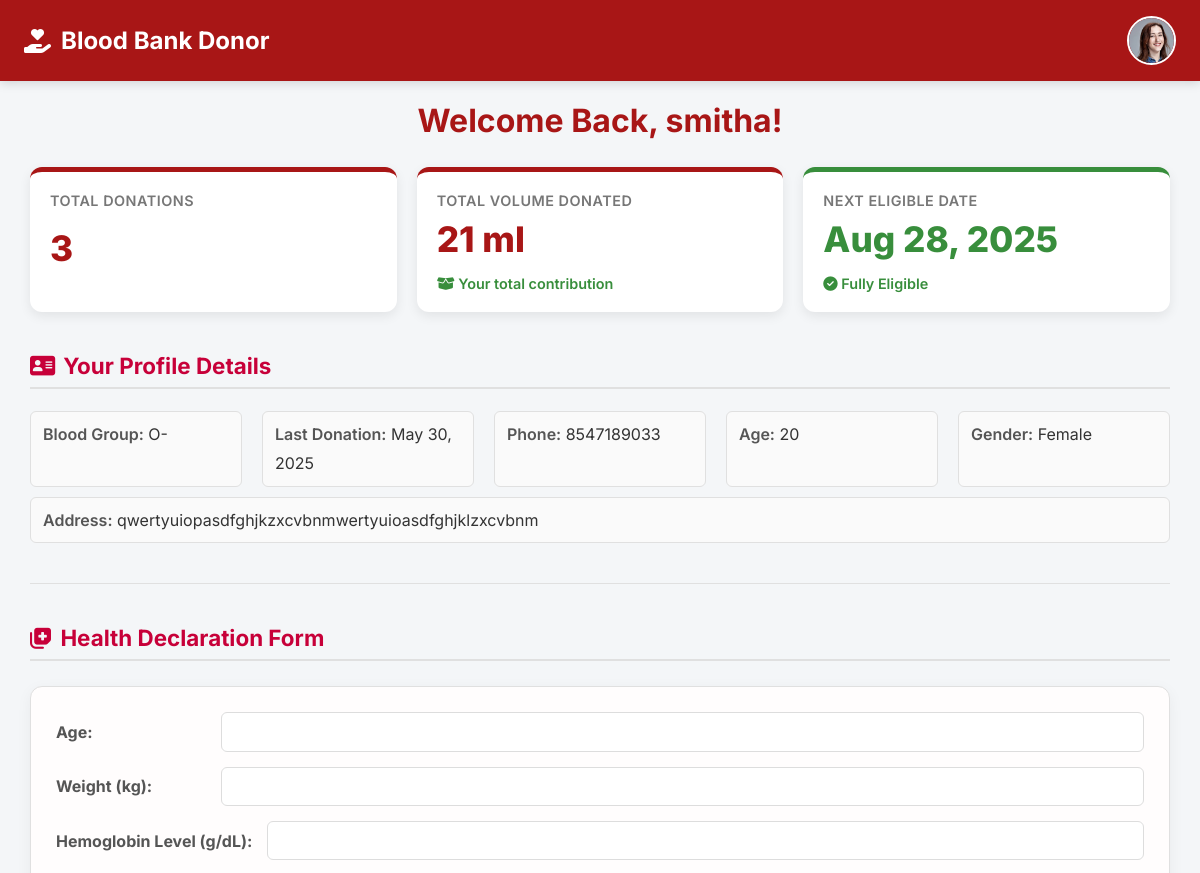
/donor-dashboard/ (signed in, upper part), run on an earlier commit of the app's database.
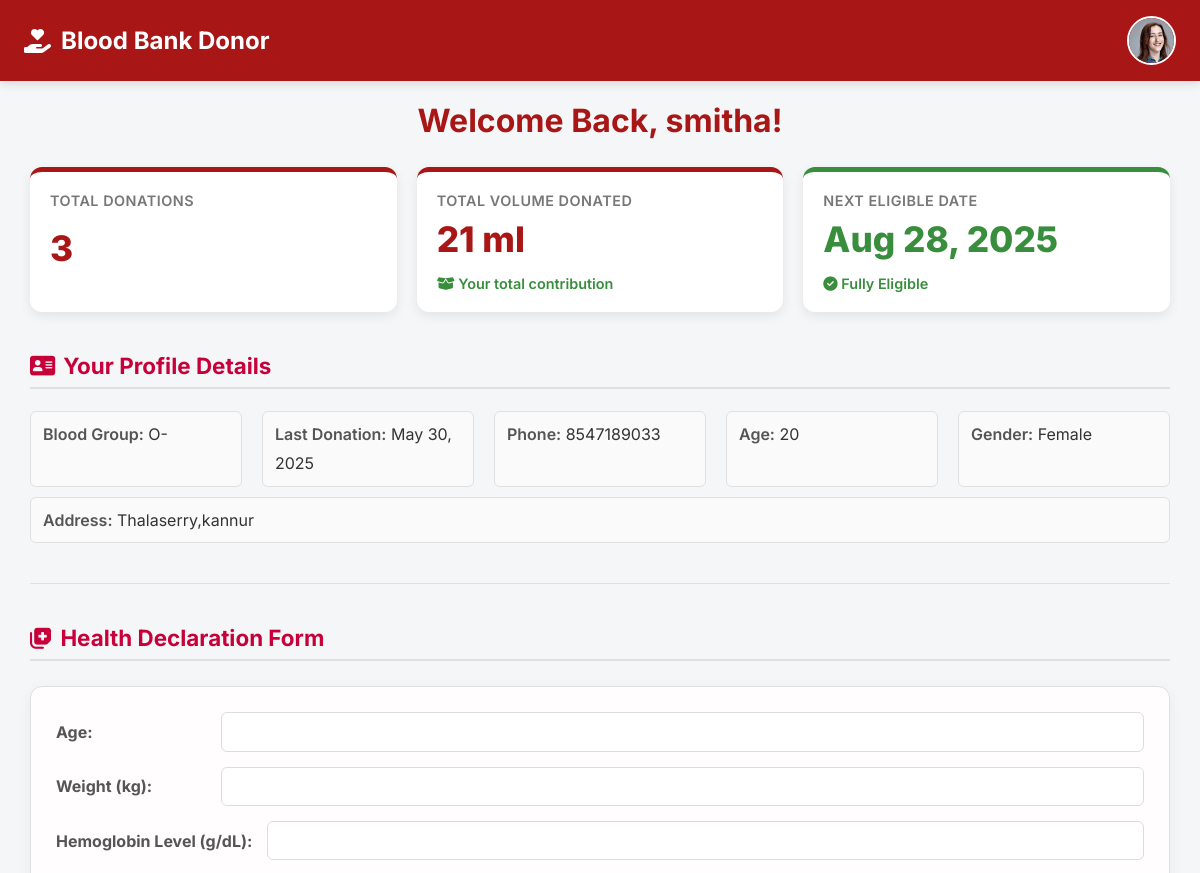
And on a later commit of the database.
### bloodmanager/models.py (models this page shows, shortened)
class Donor(models.Model):
    user = models.OneToOneField(User, on_delete=models.CASCADE)
    phone = models.CharField(max_length=15)
    gender = models.CharField(max_length=10, choices=GENDER_CHOICES)
    blood_group = models.CharField(max_length=3, choices=BLOOD_GROUP_CHOICES)
    address = models.TextField()
    age = models.PositiveIntegerField()
    last_donation_date = models.DateField(null=True, blank=True)
    available = models.BooleanField(default=True)
    profile_photo = models.ImageField(
        upload_to='donor_photos/',
        null=True,
        blank=True
    )

### bloodmanager/views.py (the view, shortened to what this page needs)
# urls.py: path('donor-dashboard/', views.donor_dashboard, name='donor-dashboard'),
@login_required
def donor_dashboard(request):
    donor = Donor.objects.get(user=request.user)
    form = LastDonationForm(instance=donor)
    donation_history = Donation.objects.filter(donor=donor).order_by('-date')
    health_record = DonorHealthCheck.objects.filter(donor=donor).order_by('-submitted_at').first()
    rejected_message = None
    health_form = None
    total_units = donation_history.aggregate(total=Sum('units'))['total'] or 0
    if health_record and not health_record.is_approved and getattr(health_record, 'admin_rejected', False):
        rejected_message = "Your health form was rejected. Please resubmit with correct details."
        health_form = DonorHealthCheckForm(instance=health_record)
    elif donor.available and (not health_record or not health_record.is_approved):
        health_form = DonorHealthCheckForm()
    next_eligible_date = None
    if donor.last_donation_date:
        next_eligible_date = donor.last_donation_date + timedelta(days=90)
    context = {
        'donor': donor,
        'form': form,
        'health_form': health_form,
        'health_record': health_record,
        'donation_history': donation_history,
        'next_eligible_date': next_eligible_date,
        'today': date.today(),
        'rejected_message': rejected_message,
        'total_units': total_units,
    }
    return render(request, 'donor/donor_dashboard.html', context)

### bloodmanager/forms.py
class LastDonationForm(forms.ModelForm):
    class Meta:
        model = Donor
        fields = ['last_donation_date']
        widgets = {
            'last_donation_date': forms.DateInput(attrs={'type': 'date'})
        }

### bloodmanager/templates/donor/donor_dashboard.html (shortened to what the changed rows need)
{% load static %}
<!DOCTYPE html>
<html lang="en">
<head>
<link rel="stylesheet" href="https://cdnjs.cloudflare.com/ajax/libs/font-awesome/6.4.0/css/all.min.css">
</head>
<body>
<header>
    <h1><i class="fas fa-hand-holding-heart"></i> Blood Bank Donor</h1>
    <div class="header-profile">
        <details>
            <summary class="profile-photo-trigger" title="Account Menu">
                {% if donor.profile_photo %}
                    <img src="{{ donor.profile_photo.url }}" alt="Profile Photo" class="profile-photo-icon">
                {% else %}
                    <span class="profile-placeholder">
                        <i class="fa fa-user-circle"></i>
                    </span>
                {% endif %}
            </summary>
        </details>
    </div>
</header>
<div class="dashboard-layout">
    <div class="main-content">
        <h2>Welcome Back, {{ donor.user.username|default:'Donor' }}!</h2>
        <div class="stat-cards">
            <div class="stat-card">
            </div>
            <div class="stat-card">
            </div>
            <div class="stat-card" style="border-top-color: {% if next_eligible_date > today %}var(--warning-orange){% else %}var(--success-green){% endif %};">
            </div>
        </div>
        <h3><i class="fas fa-address-card" style="margin-right: 8px;"></i>Your Profile Details</h3>
        <div class="info">
            <p><strong>Blood Group:</strong> {{ donor.blood_group|default:"N/A" }}</p>
            <p><strong>Last Donation:</strong> {{ donor.last_donation_date|default:"Never" }}</p>
            <p><strong>Phone:</strong> {{ donor.phone|default:"N/A" }}</p>
            <p><strong>Age:</strong> {{ donor.age|default:"N/A" }}</p>
            <p><strong>Gender:</strong> {{ donor.gender|default:"N/A" }}</p>
            <p class="address"><strong>Address:</strong> {{ donor.address|default:"Not Provided" }}</p>
        </div>
        {% if donor.available %}
            {% if health_record %}
                {% if health_record.is_approved %}
                    <div class="availability-card available-yes">
                        <i class="fas fa-user-check" style="margin-right: 5px;"></i>
                        Your health form has been **approved**. You’re cleared for donation!
                    </div>
                {% else %}
                    <div class="availability-card available-no">
                        <i class="fas fa-clock" style="margin-right: 5px;"></i>
                        Health form submitted. **Waiting for admin approval** before you can donate.
                    </div>
                {% endif %}
            {% else %}
                <hr>
                <h3><i class="fas fa-notes-medical" style="margin-right: 8px;"></i>Health Declaration Form</h3>
                <form method="POST" action="" class="donation-form">
                    <div class="form-group">
                    </div>
                    <div class="form-group">
                    </div>
                    <div class="form-group">
                    </div>
                </form>
            {% endif %}
        {% else %}
            <div class="availability-card alert" style="margin-top:30px;">
                <i class="fas fa-ban" style="margin-right: 5px;"></i>
                You are currently **not eligible** to donate. Please check your **Next Eligible Date** above.
            </div>
        {% endif %}
    </div>
</div>
</body>
</html>

What changed in the data, as far as the page shows it:
changed Donor "Female": address "qwertyuiopasdfghjkzxcvbnmwertyuioasdfghjklzxcvbnm" → "Thalaserry,kannur"
